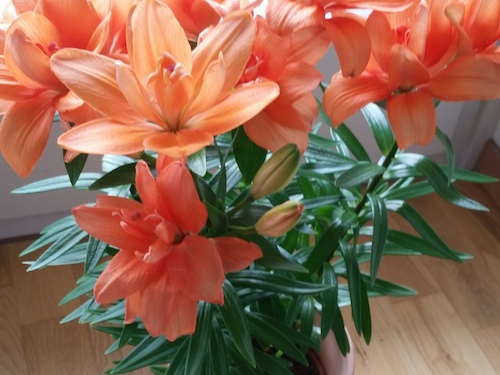
%> input picture 01/project1/matlab/imgs/1_lily.jpg, 500 x 375 px
$ octave start.m   (GNU Octave 9; MATLAB toolbox functions it lacks are replaced by stand-ins)
%> lines starting %> are read from the running program, lines starting %| are printed output that depends on the picture
### 01/project1/matlab/sth2sth.m
function [ img_out ] = sth2sth( img_in, trans_matrix )
%RGB2YUV converts an image from one color space into the same image in some other
%color space by applying the transformation matrix (e.g. RGB to YUV).
%   Input
%   - img_in: a m x n x 3 matrix (image with 3 channels)
%   - trans_matrix: a 3x3 transformation matrix
%   Output:
%   - img_out: the input image converted with the given transformation matrix


disp('<<< sth2sth was called');

% shift the m x n x 3 matrix to 3 x m x n
img_tmp = shiftdim(img_in, 2);

% reshape to bring all values for each color channel onto one row, dimensions 3 x m*n
img_tmp = reshape(img_tmp, 3, size(img_in, 1)*size(img_in, 2));

% transformation matrix RGB -> YUV
img_tmp = trans_matrix * img_tmp;

% reorganization
img_tmp = shiftdim(reshape(img_tmp, 3, size(img_in, 1), size(img_in, 2)), 1);
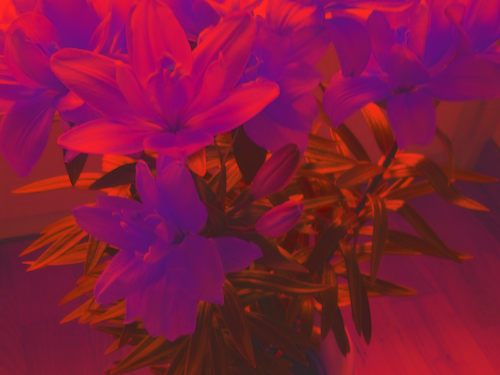
%> img_tmp: size 375x500x3 double; mean R, G, B 0.444, -0.061, 0.11; drawn with min black and max white

img_out = img_tmp;

end

### 01/project1/matlab/spanishCastle.m
function [grey inverted] = spanishCastle( img )
%SPANISHCASTLE creates the greyscale and inverted image of the input
%   Input
%   - img: an RGB color image
%   Output
%   - grey: the greyscale image of the input image
%   - inverted: the inverted color image of the input


% replace the following example code with yours!
disp('<<< spanishCastle was called');

% Convert the RGB colors to YUV color space.
rgb2yuv = [0.299 0.587 0.144; -0.14713 -0.28886 0.436; 0.615 -0.51499 -0.10001];
img_yuv = sth2sth( img, rgb2yuv );

% Using the input Y channel to form the grey image.
grey = img_yuv(:,:,1);
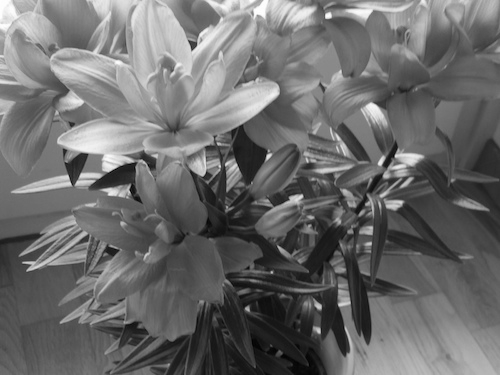
%> grey: size 375x500 double; min 0.0139, max 1.03, mean 0.444; drawn with min black and max white

% To obtain the inverted image, set the Y channel to 0.6 for all pixels,
% convert back to RGB, and invert the RGB colors by taking one minus the
% RGB values. The result is the inverted image.
img_yuv(:,:,1) = 0.6;
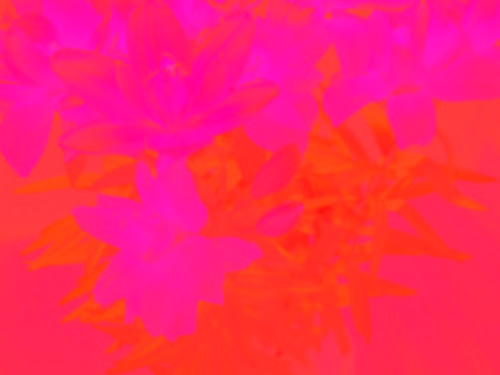
%> img_yuv: size 375x500x3 double; mean R, G, B 0.6, -0.061, 0.11; drawn with min black and max white

img_rgb = sth2sth(img_yuv, inv(rgb2yuv));
%> in sth2sth (call 2), `img_tmp = shiftdim(reshape(img_tmp, 3, size(img_in, 1), size(img_in, 2..`:
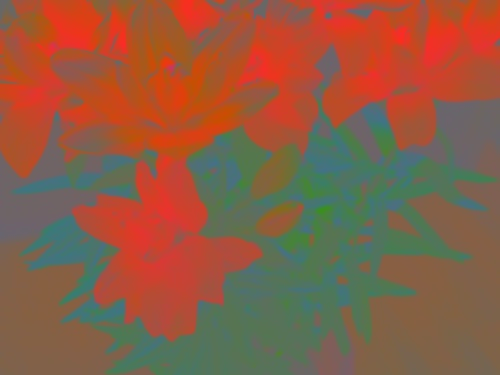
%> img_tmp: size 375x500x3 double; mean R, G, B 0.711, 0.546, 0.462; drawn with min black and max white

% inverting the RGB colors
inverted = 1-img_rgb;


end

### 01/project1/matlab/start.m
% Computational Photography Project 1
% Turned in by Laura Rettig - laura.rettig@unifr.ch
% written in Octave

%% Assignement 1

img = im2double(imread('imgs/1_lily.jpg'));

[grey inverted] = spanishCastle(img);
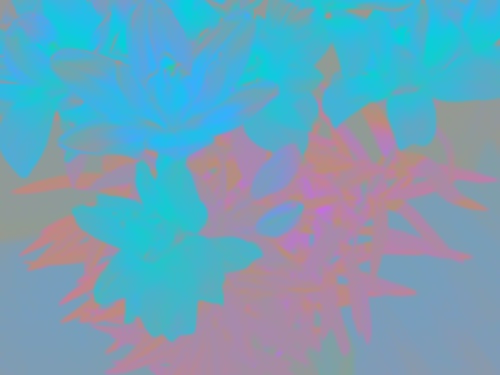
%> inverted: size 375x500x3 double; mean R, G, B 0.289, 0.454, 0.538; drawn with min black and max white

figure(1);
subplot(1,2,1);
imshow(grey);
title('Spanish Castle Illusion: greyscale image');
subplot(1,2,2);
imshow(inverted);
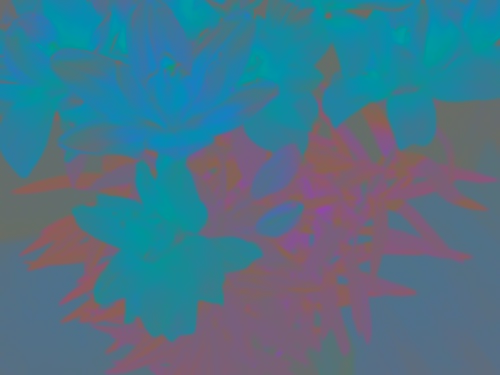
%> displayed picture: size 375x500x3, on the screen's scale of 0 to 255; mean R, G, B 73.8, 115.7, 137.2
title('Spanish Castle Illusion: Inverted image');

%% Assignment 2.1

%> (the run ends here)
